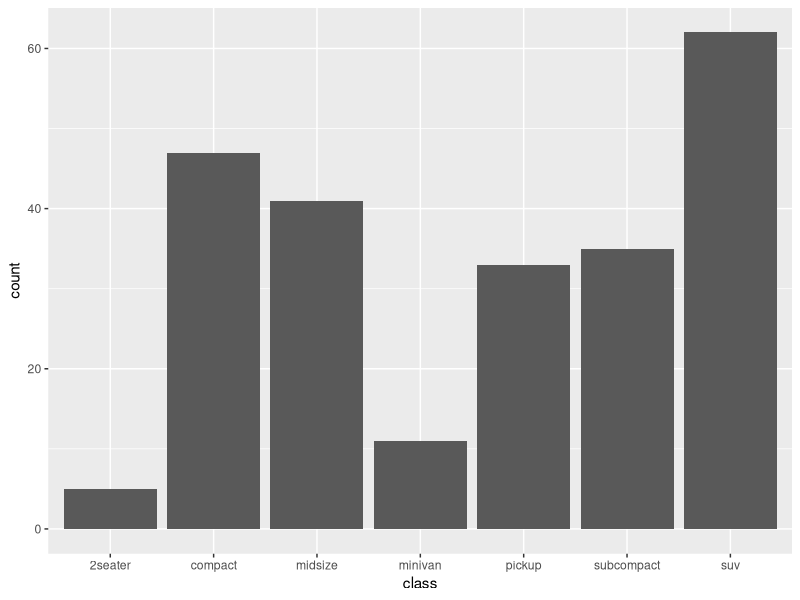
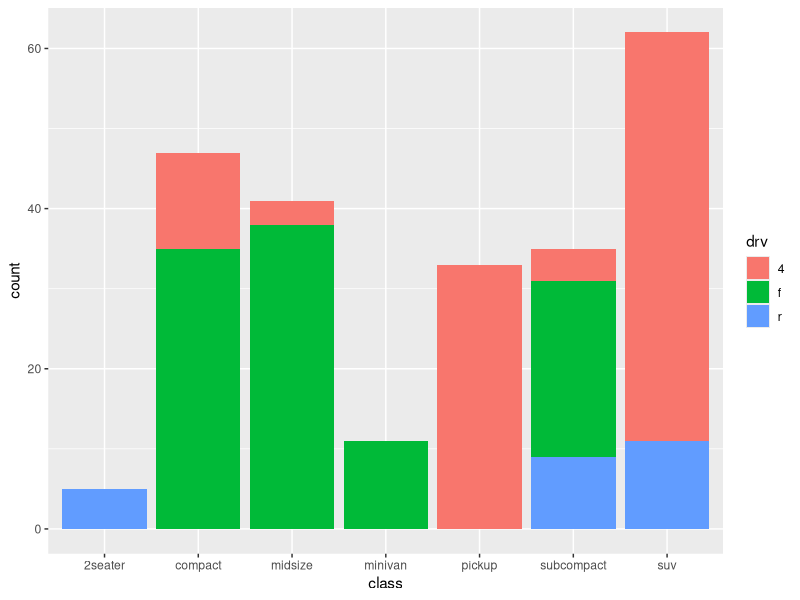
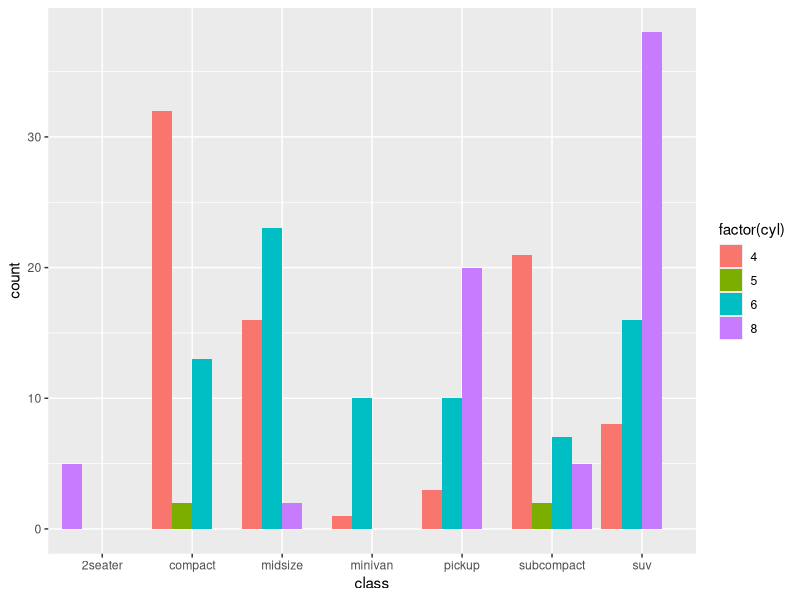
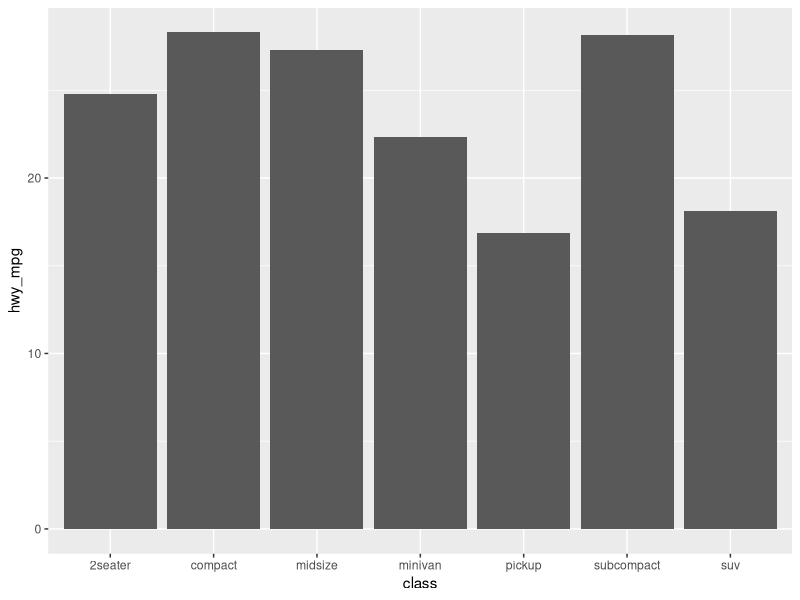
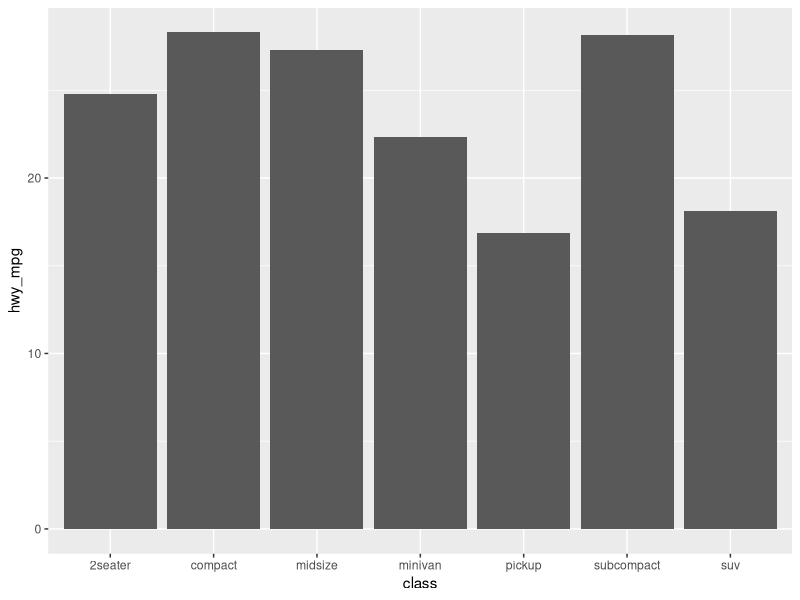
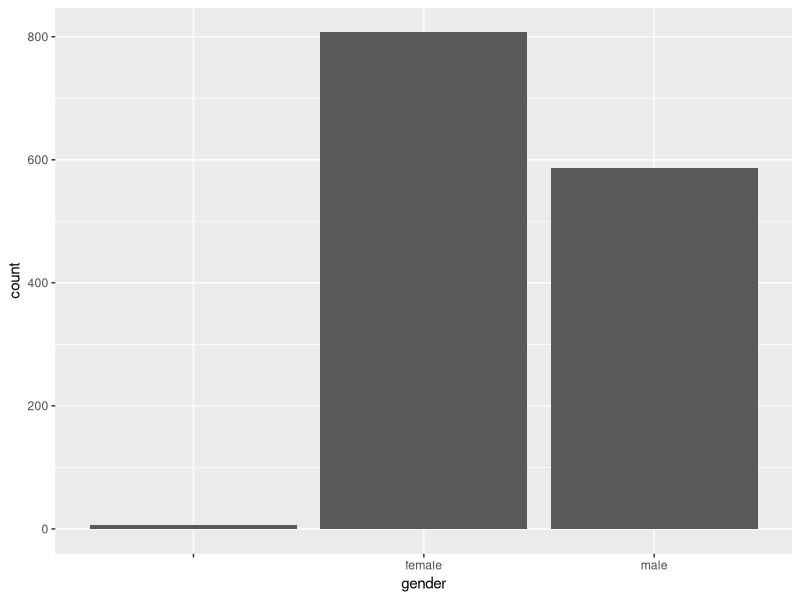
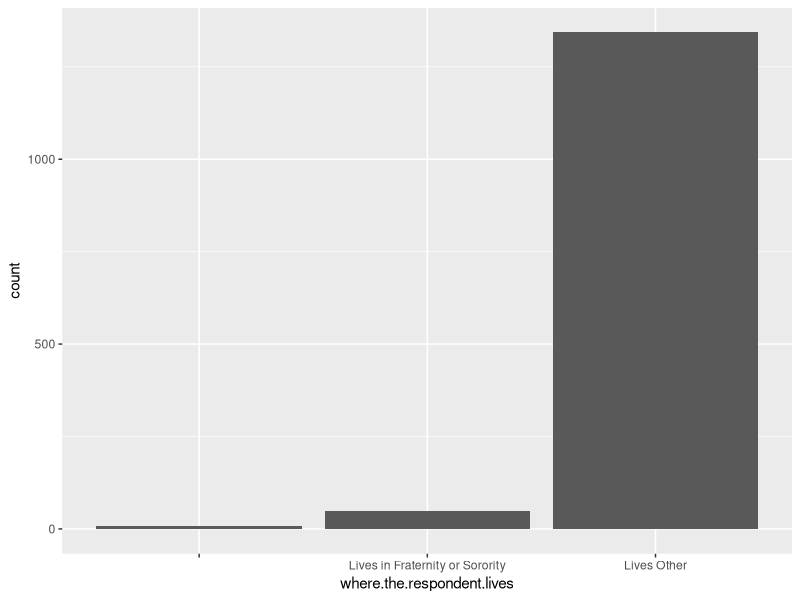
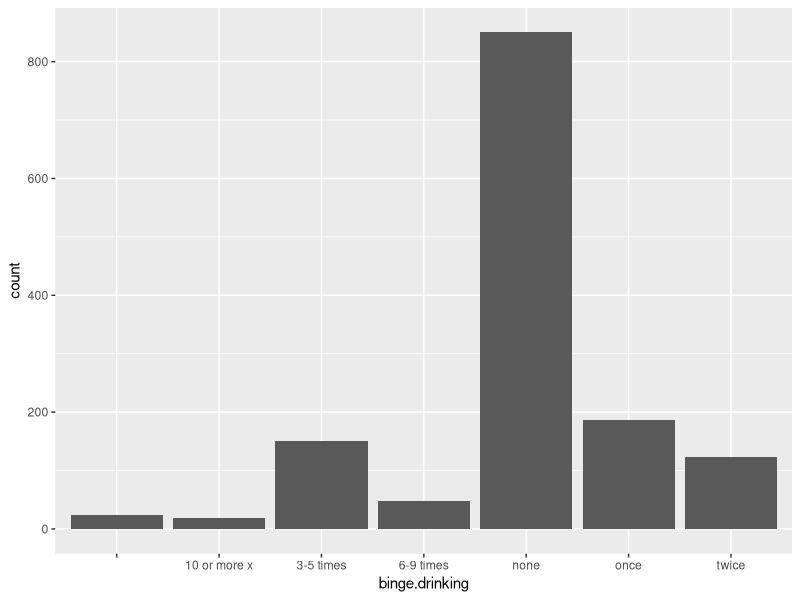

The R source for these figures, in order:
##  https://www.r-bloggers.com/detailed-guide-to-the-bar-chart-in-r-with-ggplot/

library(tidyverse)
library(reshape)

ggplot(mpg) +
  geom_bar(aes(x = class))

#telling ggplot to map the data in the drv column to the fill aesthetic.
ggplot(mpg) +
  geom_bar(aes(x = class, fill = drv))

# Note we convert the cyl variable to a factor here in order to fill by cylinder
ggplot(mpg) + 
  geom_bar(aes(x = class, fill = factor(cyl)), position = position_dodge(preserve = 'single'))

# Use dplyr to calculate the average hwy_mpg by class
by_hwy_mpg <- mpg %>% group_by(class) %>% summarise(hwy_mpg = mean(hwy))

#Before, we did not specify a y-axis variable and instead let ggplot automatically 
#populate the y-axis with a count of our data. 
#Now, we’re explicityly telling ggplot to use hwy_mpg (computed just above) 
#as our y-axis variable.
#If you don’t specify stat = 'identity', then under the hood, ggplot is automatically passing 
#a default value of stat = 'count', which graphs the counts by group. 
#A y-variable is not compatible with this, so you get the error message.

ggplot(by_hwy_mpg) + 
  geom_bar(aes(x = class, y = hwy_mpg), stat = 'identity')

# Use dplyr to calculate the average hwy_mpg by class
by_hwy_mpg <- mpg %>% group_by(class) %>% summarise(hwy_mpg = mean(hwy))

#geom_col is the same as geom_bar with stat = 'identity'
ggplot(by_hwy_mpg) + 
  geom_col(aes(x = class, y = hwy_mpg))

####

lab=read.csv("Greek_Residence.csv")


ggplot(lab) +
  geom_bar(aes(x = gender))

ggplot(lab) +
  geom_bar(aes(x = where.the.respondent.lives))

ggplot(lab) +
  geom_bar(aes(x = binge.drinking))

ggplot(lab) +
  geom_bar(aes(x = has.a.drinking.problem))

ggplot(lab) +
  geom_bar(aes(x = has.a.drinking.problem), color='black', fill='salmon')

########### THE ONES TO USE #############
#telling ggplot to map the data in the binge column to the fill aesthetic (where someone lives)

####STACKED

ggplot(lab) +
  geom_bar(aes(x = binge.drinking, fill=where.the.respondent.lives))

###SIDE_BY_SIDE
ggplot(lab) + 
  geom_bar(aes(x=binge.drinking, fill=where.the.respondent.lives), position=position_dodge(preserve = 'single'))




GreekLiving <- lab[(lab$where.the.respondent.lives != "Lives Other" &
                    lab$where.the.respondent.lives != "" & 
                    !is.na(lab$where.the.respondent.lives)), ]


NOT.GreekLiving <- lab[(lab$where.the.respondent.lives == "Lives Other" &
                      lab$where.the.respondent.lives != "" & 
                      !is.na(lab$where.the.respondent.lives)), ] 

ggplot(GreekLiving) + 
  geom_bar(aes(x=binge.drinking), position=position_dodge(preserve = 'single'))


ggplot(NOT.GreekLiving) + 
  geom_bar(aes(x=binge.drinking), position=position_dodge(preserve = 'single'))


lab.crosstab.greek.binges = table(GreekLiving$where.the.respondent.lives, GreekLiving$binge.drinking)

lab.crosstab.NOTgreek.binges = table(NOT.GreekLiving$where.the.respondent.lives, NOT.GreekLiving$binge.drinking)


#The dimension for this table are
# 1 = greek house residency (Y/N)
# 2 = drinking binges
lab.crosstab.greek.binges

lab.crosstab.NOTgreek.binges



margin.table(lab.crosstab.greek.binges, 1)

#ask for totals by dimension2, whichis binges
#Should add up to 1400 since nothing is being exluded
margin.table(lab.crosstab.greek.binges, 2)

#Compute the PROPORTION(percentage) for every cell in the lab.crosstab.greek.binges
#In this case, the percentages in all the cells in the entire table will be rounded to 2 decimal places
#and if you add up all the values in all the cells, you'll get 100%
greekBinging = as.data.frame.matrix(round(prop.table(lab.crosstab.greek.binges), 2))

# ask for totals by dimension 1, which is greek house residency;  
#Should add up to 1400 since nothing is being exluded
margin.table(lab.crosstab.NOTgreek.binges, 1)

#ask for totals by dimension2, whichis binges
#Should add up to 1400 since nothing is being exluded
margin.table(lab.crosstab.NOTgreek.binges, 2)

#Compute the PROPORTION(percentage) for every cell in the lab.crosstab.greek.binges
#In this case, the percentages in all the cells in the entire table will be rounded to 2 decimal places
#and if you add up all the values in all the cells, you'll get 100%
round(prop.table(lab.crosstab.NOTgreek.binges), 2)

greekNOTBinging = as.data.frame.matrix(round(prop.table(lab.crosstab.NOTgreek.binges), 2))

greekBinging
greekNOTBinging

data <- as.matrix(data.frame(
          D = c(20.83, 63.21),  # NONE greek, nogreek
          E = c(20.83, 13.25),  # ONCE greek, nogreek
          G = c(25, 8.4), #TWICE greek, nogreek
          B = c(27.08, 10.37),  #3-5 TIMES greek, nogreek
          C = c(4.17, 3.48), #6-9 TIMES greek, nogreek
          A = c(2.08, 1.29) #10+ TIMES greek, nogreek
))          
          
          

namesArg <- c("None", "Once", "Twice", "3-5", "6-9", "10 or More")

#convert all decimal proportions to percentages:

#data <- data * 100





# X and Y axis limits: http://howtoinr.weebly.com/customize-axis.html
# Dressing up barplot: https://stats.idre.ucla.edu/r/faq/how-can-i-add-features-or-dimensions-to-my-bar-plot/
# Colors; http://www.sthda.com/english/wiki/colors-in-r
# Tick marks and lines across plots: https://stackoverflow.com/questions/3785089/change-the-spacing-of-tick-marks-on-the-axis-of-a-plot
#   Installed package RColorBrewer
library(RColorBrewer)

par(mar=c(6,4,4,4))

mypalette<-RColorBrewer::brewer.pal(7,"Pastel2")


bp <- 
  barplot(
    data,
    #col = mypalette,
    axes = TRUE,
    main = "Percent Drinking Binges for Greek and Non-Greek Living",
    sub = "Sample counts: 48 Greek-Housed and 1321 Non-Greek-Housed Students who answered binge question",
    ylab = "Percentage of Binging Students within each Living Group",
    xlab = "Number of Drinking Binges Over Last Two Weeks",
    names.arg = namesArg,
    ylim = c( 0 , 100 ),
    legend = c("Greek Living", "No Greek Living"),
    col = c("lightcyan1", "lavenderblush"),
    beside = TRUE
  )

text(
    x=bp, 
    y = data+0.4, 
    label=paste(round(data, 1), '%', sep=""),
    cex=1, 
    pos = 3)

axis(side=2, tck=10, at=c(seq(from=0, to=100, by=20)))





# 
# 
# XLabels <- c("10+", "6-9", "3-5", "Once", "Twice", "None")
# Greeks <- c(0.02,	0.27,	0.04,	0.2,	0.2,	0.24)
# NonGreeks <- c(0.01,	0.1,	0.03,	0.62,	0.13,	0.08)
# graphable <- data.frame(XLabels, Greeks, NonGreeks)
# 
# 
# barplot(as.matrix(graphable))
# 
# prop.table(table(graphable$Greek, graphable$NonGreeks), 1)
# 
# values <-  c(906, 264, 689, 739, 938)
# 
# barplot(values)
# 
# r111 <- c("10+", 0.02, 0.01)
# graphable <- data.frame(r111)
# 
# ggplot(graphable) + 
#   geom_bar(aes(x=XLabels, fill=NonGreeks, position=position_dodge(preserve = 'single')))




# X <- rbind(X, Y[3,])
# #selet 
# y<-c(A=5, B=4.25, C=4.5)
# 
# #Test that the items in the row match the vector you wanted
# x[1,]==y
# 








# 
# 
# 
# grp.by.binge <- lab %>% group_by(binge.drinking) %>% summarise(age_groups = mean(age.in.years))
# 
# ggplot(grp.by.binge) + 
#   geom_bar(aes(x = binge.drinking, y = age_groups), stat = 'identity')
# 
# 
# # grp_by_both <- lab %>% group_by(binge.drinking, where.the.respondent.lives ) %>% 
# #   summarise(
# #     n = n()  ,
# #     percent = round(n/sum(n)*100, 2))
# 
# grp_by_binge_lives <- group_by(lab, binge.drinking, where.the.respondent.lives )
# counts_by_lives <- summarize(grp_by_binge_lives, number_binges = n())
# 
# counts_by_lives <- counts_by_lives[-c(1, 2, 3, 6, 11, 14), ]
# 
# ggplot(counts_by_lives) + 
#   geom_bar(aes(x=binge.drinking, y=number_binges), stat = 'identity')
# 
# 
# 
# 
# 
# ggplot(counts_by_lives) + 
#   geom_bar(aes(x = binge.drinking), position = position_dodge(preserve = 'single'))
# 
# mm2<- melt(counts_by_lives, where.the.respondent.lives='group')
# 
# ggplot(data = mm2, aes(x = binge.drinking, y = value, fill = variable)) + 
#   geom_col( )
# 
# #summarized_count_lives <- summarize(counts_by_lives, sum_binges = sum(number_binges))
# 
# ggplot(counts_by_lives) + 
#   geom_bar(aes(x = binge.drinking, y = number_binges), stat = 'identity')
